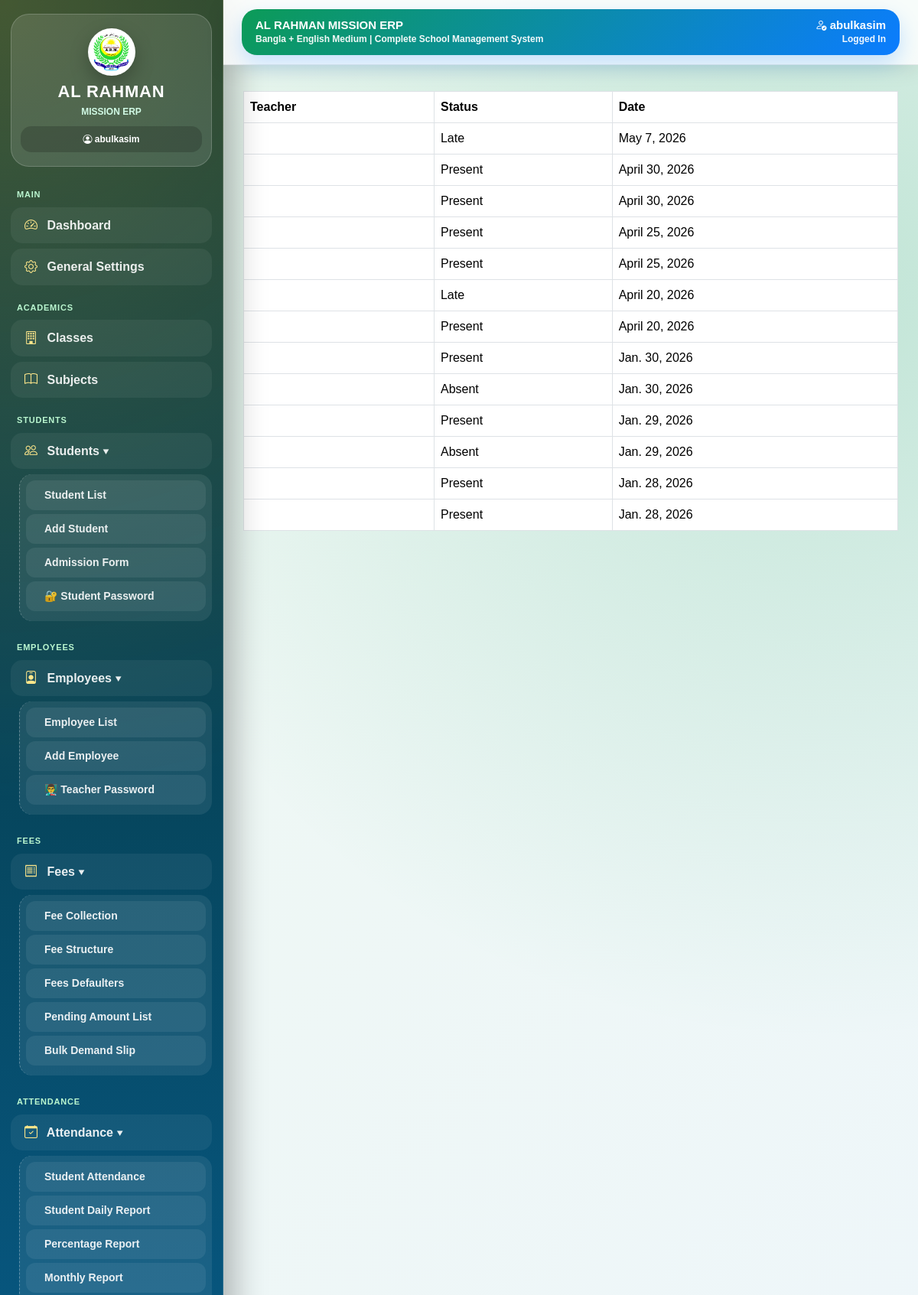
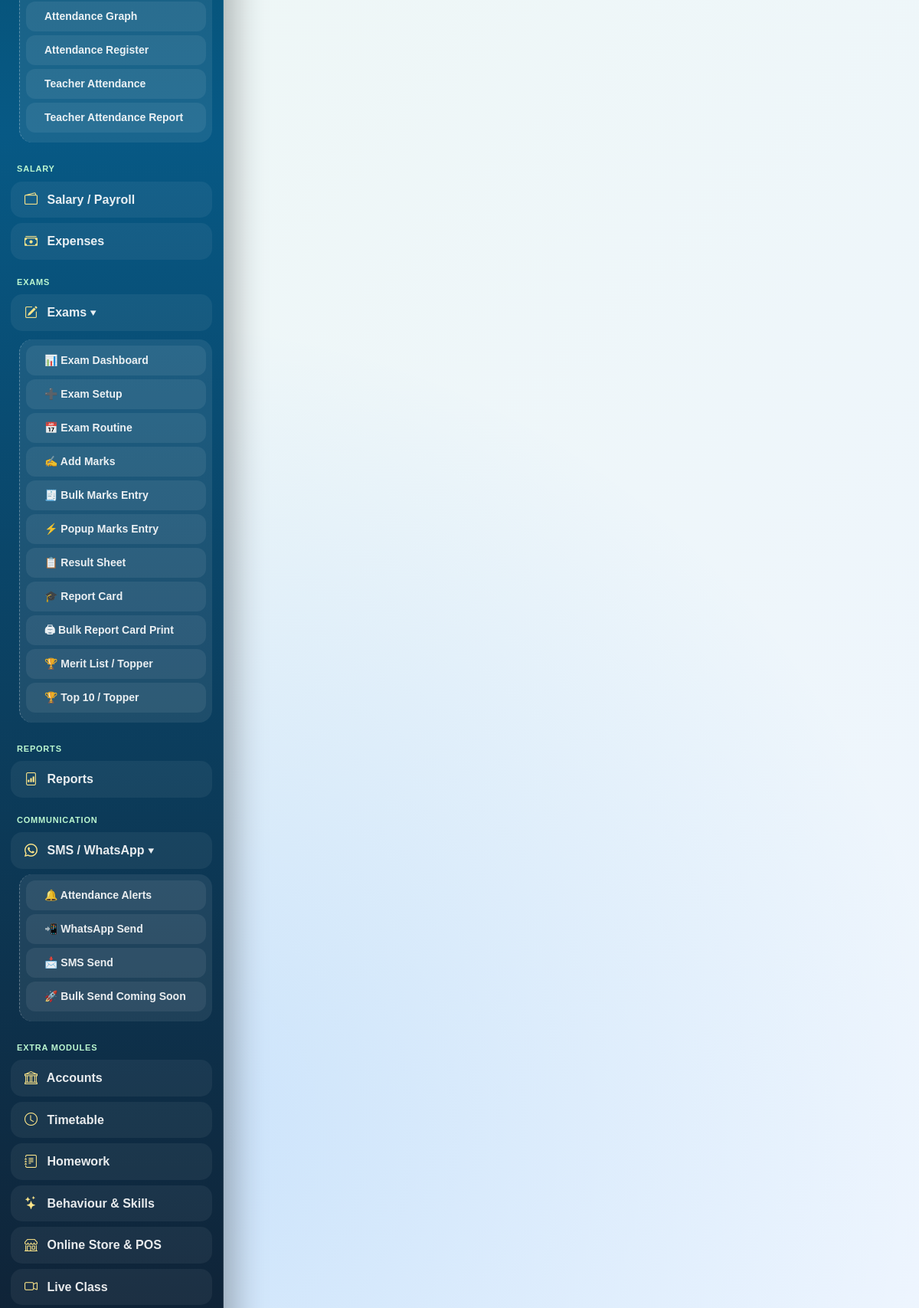
The page /reports/teacher-attendance/ (signed in, upper part) on the database its author committed (2 pictures, top to bottom).
### attendance/models.py (models this page shows, shortened)
class TeacherAttendance(models.Model):
    STATUS_CHOICES = [
        ('Present', 'Present'),
        ('Absent', 'Absent'),
        ('Late', 'Late'),
    ]
    employee = models.ForeignKey(Employee, on_delete=models.CASCADE)
    date = models.DateField()
    status = models.CharField(max_length=10, choices=STATUS_CHOICES, default='Present')
    latitude = models.DecimalField(max_digits=10, decimal_places=7, null=True, blank=True)
    longitude = models.DecimalField(max_digits=10, decimal_places=7, null=True, blank=True)
    distance_meters = models.DecimalField(max_digits=10, decimal_places=2, null=True, blank=True)
    within_range = models.BooleanField(default=False)
    selfie = models.ImageField(
        upload_to='teacher_attendance_selfies/',
        null=True,
        blank=True
    )
    address = models.TextField(null=True, blank=True)
    device_info = models.CharField(max_length=255, null=True, blank=True)
    ip_address = models.GenericIPAddressField(null=True, blank=True)
    remarks = models.CharField(max_length=255, null=True, blank=True)
    marked_at = models.DateTimeField(auto_now_add=True, null=True, blank=True)
    class Meta:
        unique_together = ('employee', 'date')
        ordering = ['-date', '-marked_at']

### reports/views.py (the view)
# urls.py: path('teacher-attendance/', views.teacher_attendance_report, name='teacher_attendance'),
@login_required
def teacher_attendance_report(request):
    records = TeacherAttendance.objects.all().order_by('-date')
    return render(request, 'reports/teacher_attendance.html', {
        'records': records
    })

### templates/reports/teacher_attendance.html (shortened to what this page needs)
{% extends 'base.html' %}
{% block content %}
<table class="table table-bordered">
    <tr>
        <th>Teacher</th>
        <th>Status</th>
        <th>Date</th>
    </tr>
    {% for r in records %}
    <tr>
        <td>{{ r.teacher }}</td>
        <td>{{ r.status }}</td>
        <td>{{ r.date }}</td>
    </tr>
    {% empty %}
    <tr><td colspan="3" class="text-center">No record found</td></tr>
    {% endfor %}
</table>
{% endblock %}

### templates/base.html (shortened to what this page needs)
<!DOCTYPE html>
<html lang="bn">
<head>
    <link href="https://cdn.jsdelivr.net/npm/bootstrap@5.3.3/dist/css/bootstrap.min.css" rel="stylesheet">
    <link href="https://cdn.jsdelivr.net/npm/bootstrap-icons@1.11.3/font/bootstrap-icons.css" rel="stylesheet">
</head>
<body>
<div class="app-layout">
    {% with emp=request.user.employee %}
    <div class="sidebar no-print">
        <div class="brand-box">
            <img src="/static/images/logo.png" class="brand-logo" alt="Logo">
            <h5 class="brand-title">AL RAHMAN</h5>
            <div class="brand-sub">MISSION ERP</div>
            <div class="user-mini">
                {% if request.user.is_authenticated %}
                    <i class="bi bi-person-circle"></i> {{ request.user.username }}
                {% else %}
                    Guest
                {% endif %}
            </div>
        </div>
        <ul class="nav flex-column">
            <div class="menu-title">Main</div>
            <li>
                {% if request.user.is_superuser or request.user.is_staff or emp.is_erp_admin %}
                    <a href="/dashboard/" class="nav-link">
                        <i class="bi bi-speedometer2"></i> Dashboard
                    </a>
                {% else %}
                    <a href="/teacher-dashboard/" class="nav-link">
                        <i class="bi bi-speedometer2"></i> Dashboard
                    </a>
                {% endif %}
            </li>
            {% if request.user.is_superuser or request.user.is_staff or emp.is_erp_admin or emp.can_access_settings %}
                <li>
                    <a href="{% url 'general_settings' %}" class="nav-link">
                        <i class="bi bi-gear"></i> General Settings
                    </a>
                </li>
            {% endif %}
            {% if request.user.is_superuser or request.user.is_staff or emp.is_erp_admin or emp.can_access_academics %}
                <div class="menu-title">Academics</div>
                <li>
                    <a href="/academics/classes/" class="nav-link">
                        <i class="bi bi-building"></i> Classes
                    </a>
                </li>
                <li>
                    <a href="/academics/subjects/" class="nav-link">
                        <i class="bi bi-book"></i> Subjects
                    </a>
                </li>
            {% endif %}
            {% if request.user.is_superuser or request.user.is_staff or emp.is_erp_admin or emp.can_access_students %}
                <div class="menu-title">Students</div>
                <li>
                    <a class="nav-link" data-bs-toggle="collapse" href="#studentsMenu" role="button" aria-expanded="true">
                        <i class="bi bi-people"></i> Students ▾
                    </a>
                    <ul class="collapse show nav flex-column submenu" id="studentsMenu">
                        <li><a href="/students/" class="nav-link">Student List</a></li>
                        {% if request.user.is_superuser or request.user.is_staff or emp.is_erp_admin %}
                            <li><a href="/students/add/" class="nav-link">Add Student</a></li>
                            <li><a href="/admissions/" class="nav-link">Admission Form</a></li>
                            <li><a href="{% url 'bulk_student_password_print' %}" class="nav-link">🔐 Student Password</a></li>
                        {% endif %}
                    </ul>
                </li>
            {% endif %}
            {% if request.user.is_superuser or request.user.is_staff or emp.is_erp_admin or emp.can_access_teachers %}
                <div class="menu-title">Employees</div>
                <li>
                    <a class="nav-link" data-bs-toggle="collapse" href="#employeesMenu" role="button" aria-expanded="true">
                        <i class="bi bi-person-badge"></i> Employees ▾
                    </a>
                    <ul class="collapse show nav flex-column submenu" id="employeesMenu">
                        <li><a href="/teachers/" class="nav-link">Employee List</a></li>
                        <li><a href="/teachers/add/" class="nav-link">Add Employee</a></li>
                        <li><a href="{% url 'teacher_password_print' %}" class="nav-link">👨‍🏫 Teacher Password</a></li>
                    </ul>
                </li>
            {% endif %}
            {% if request.user.is_superuser or request.user.is_staff or emp.is_erp_admin or emp.can_access_fees %}
                <div class="menu-title">Fees</div>
                <li>
                    <a class="nav-link" data-bs-toggle="collapse" href="#feesMenu" role="button" aria-expanded="true">
                        <i class="bi bi-receipt"></i> Fees ▾
                    </a>
                    <ul class="collapse show nav flex-column submenu" id="feesMenu">
                        <li><a href="/fees/" class="nav-link">Fee Collection</a></li>
                        <li><a href="/fees/structure/" class="nav-link">Fee Structure</a></li>
                        <li><a href="/fees/defaulters/" class="nav-link">Fees Defaulters</a></li>
                        <li><a href="/fees/pending-amount/" class="nav-link">Pending Amount List</a></li>
                        <li><a href="/fees/bulk-demand-slip/" class="nav-link">Bulk Demand Slip</a></li>
                    </ul>
                </li>
            {% endif %}
            {% if request.user.is_superuser or request.user.is_staff or emp.is_erp_admin or emp.can_access_attendance %}
                <div class="menu-title">Attendance</div>
                <li>
                    <a class="nav-link" data-bs-toggle="collapse" href="#attendanceMenu" role="button" aria-expanded="true">
                        <i class="bi bi-calendar-check"></i> Attendance ▾
                    </a>
                    <ul class="collapse show nav flex-column submenu" id="attendanceMenu">
                        <li><a href="/attendance/students/" class="nav-link">Student Attendance</a></li>
                        <li><a href="/attendance/students/daily-report/" class="nav-link">Student Daily Report</a></li>
                        <li><a href="/attendance/students/percentage-report/" class="nav-link">Percentage Report</a></li>
                        <li><a href="/attendance/students/monthly-report/" class="nav-link">Monthly Report</a></li>
                        {% if request.user.is_superuser or request.user.is_staff or emp.is_erp_admin %}
                            <li><a href="/attendance/graph/" class="nav-link">Attendance Graph</a></li>
                            <li><a href="/attendance/register/" class="nav-link">Attendance Register</a></li>
                            <li><a href="/attendance/teachers/" class="nav-link">Teacher Attendance</a></li>
                            <li><a href="/attendance/teachers/daily-report/" class="nav-link">Teacher Attendance Report</a></li>
                        {% endif %}
                    </ul>
                </li>
            {% endif %}
            {% if request.user.is_superuser or request.user.is_staff or emp.is_erp_admin or emp.can_access_payroll %}
                <div class="menu-title">Salary</div>
                <li>
                    <a href="{% url 'payroll_dashboard' %}" class="nav-link">
                        <i class="bi bi-wallet2"></i> Salary / Payroll
                    </a>
                </li>
            {% endif %}
            {% if request.user.is_superuser or request.user.is_staff or emp.is_erp_admin or emp.can_access_expenses %}
                <li>
                    <a href="/expenses/" class="nav-link">
                        <i class="bi bi-cash-stack"></i> Expenses
                    </a>
                </li>
            {% endif %}
            {% if request.user.is_superuser or request.user.is_staff or emp.is_erp_admin or emp.can_access_exams %}
            <div class="menu-title">Exams</div>
            <li>
                <a class="nav-link" data-bs-toggle="collapse" href="#examsMenu" role="button" aria-expanded="true">
                    <i class="bi bi-pencil-square"></i> Exams ▾
                </a>
            </li>
                <ul class="collapse show nav flex-column submenu" id="examsMenu">
                    <li><a href="{% url 'exam_dashboard' %}" class="nav-link">📊 Exam Dashboard</a></li>
                    <li><a href="{% url 'exam_add' %}" class="nav-link">➕ Exam Setup</a></li>
                    <li><a href="{% url 'exam_routine' %}" class="nav-link">📅 Exam Routine</a></li>
                    <li><a href="{% url 'result_add' %}" class="nav-link">✍️ Add Marks</a></li>
                    <li><a href="{% url 'bulk_result_entry' %}" class="nav-link">🧾 Bulk Marks Entry</a></li>
                    <li><a href="{% url 'popup_result_entry' %}" class="nav-link">⚡ Popup Marks Entry</a></li>
                    <li><a href="{% url 'result_sheet_select' %}" class="nav-link">📋 Result Sheet</a></li>
                    <li><a href="{% url 'report_card_select' %}" class="nav-link">🎓 Report Card</a></li>
                    <li><a href="{% url 'report_card_bulk_select' %}" class="nav-link">🖨 Bulk Report Card Print</a></li>
                    </li> <a href="{% url 'merit_list' %}" class="nav-link">🏆 Merit List / Topper</a>
                    <li><a href="{% url 'topper_result' %}" class="nav-link">🏆 Top 10 / Topper</a></li>
                </ul>
            {% endif %}
            {% if request.user.is_superuser or request.user.is_staff or emp.is_erp_admin or emp.can_access_reports %}
                <div class="menu-title">Reports</div>
                <li>
                    <a href="/reports/" class="nav-link">
                        <i class="bi bi-file-bar-graph"></i> Reports
                    </a>
                </li>
            {% endif %}
            {% if request.user.is_superuser or request.user.is_staff or emp.is_erp_admin or emp.can_access_communications %}
                <div class="menu-title">Communication</div>
                <li>
                    <a class="nav-link" data-bs-toggle="collapse" href="#smsMenu" role="button" aria-expanded="true">
                        <i class="bi bi-whatsapp"></i> SMS / WhatsApp ▾
                    </a>
                    <ul class="collapse show nav flex-column submenu" id="smsMenu">
                        <li><a href="{% url 'attendance_alert_list' %}" class="nav-link">🔔 Attendance Alerts</a></li>
                        <li><a href="{% url 'attendance_alert_list' %}" class="nav-link">📲 WhatsApp Send</a></li>
                        <li><a href="{% url 'attendance_alert_list' %}" class="nav-link">📩 SMS Send</a></li>
                        <li><a href="#" class="nav-link">🚀 Bulk Send Coming Soon</a></li>
                    </ul>
                </li>
            {% endif %}
            {% if request.user.is_superuser or request.user.is_staff or emp.is_erp_admin %}
                <div class="menu-title">Extra Modules</div>
                <li><a href="#" class="nav-link"><i class="bi bi-bank"></i> Accounts</a></li>
                <li><a href="#" class="nav-link"><i class="bi bi-clock"></i> Timetable</a></li>
                <li><a href="#" class="nav-link"><i class="bi bi-journal-text"></i> Homework</a></li>
                <li><a href="#" class="nav-link"><i class="bi bi-stars"></i> Behaviour & Skills</a></li>
                <li><a href="#" class="nav-link"><i class="bi bi-shop"></i> Online Store & POS</a></li>
                <li><a href="#" class="nav-link"><i class="bi bi-camera-video"></i> Live Class</a></li>
            {% endif %}
        </ul>
    </div>
    {% endwith %}
    <div class="main-area">
        <div class="topbar no-print">
            <div class="topbar-card d-flex justify-content-between align-items-center flex-wrap gap-2">
                <div>
                    <div class="topbar-title">AL RAHMAN MISSION ERP</div>
                    <div class="topbar-sub">Bangla + English Medium | Complete School Management System</div>
                </div>
                <div class="text-end">
                    {% if request.user.is_authenticated %}
                        <div class="topbar-title">
                            <i class="bi bi-person-check"></i> {{ request.user.username }}
                        </div>
                        <div class="topbar-sub">Logged In</div>
                    {% else %}
                        <div class="topbar-title">Guest</div>
                    {% endif %}
                </div>
            </div>
        </div>
        <div class="content-area">
            {% block content %}{% endblock %}
        </div>
    </div>
</div>
</body>
</html>

### rows shown on the page
TeacherAttendance: status "Late", date "May 7, 2026"
TeacherAttendance: status "Present", date "April 30, 2026"
TeacherAttendance: status "Present", date "April 30, 2026"
TeacherAttendance: status "Present", date "April 25, 2026"
TeacherAttendance: status "Present", date "April 25, 2026"
TeacherAttendance: status "Late", date "April 20, 2026"
TeacherAttendance: status "Present", date "April 20, 2026"
TeacherAttendance: status "Present", date "Jan. 30, 2026"
TeacherAttendance: status "Absent", date "Jan. 30, 2026"
TeacherAttendance: status "Present", date "Jan. 29, 2026"
TeacherAttendance: status "Absent", date "Jan. 29, 2026"
TeacherAttendance: status "Present", date "Jan. 28, 2026"
TeacherAttendance: status "Present", date "Jan. 28, 2026"

### other values the page prints
{{ request.user.username }} "abulkasim"
